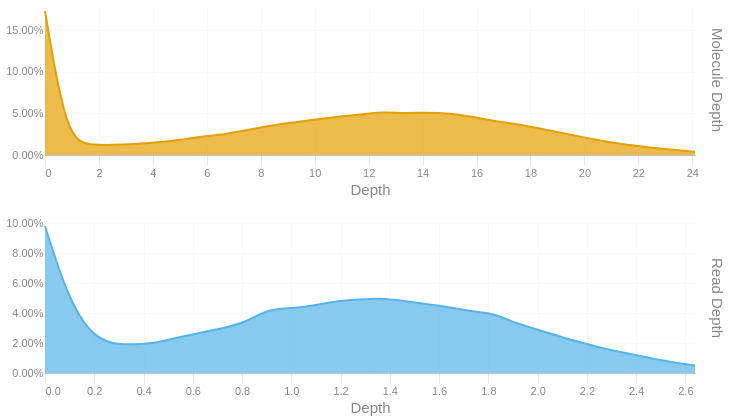

Notebook cell for this chart:
### Code cell
readdep = depth_hist(tb['Read Depth'], q99, 3)
readdep = readdep.with_columns(pl.lit('Read Depth').alias('Metric'))
if not SKIPLR:
    moldep = depth_hist(tb['Molecule Depth'], mol_q99, 1)
    moldep = moldep.with_columns(pl.lit('Molecule Depth').alias('Metric'))
    _hist = pl.concat([readdep, moldep])
    _hist = _hist.filter(pl.col('Proportion') != 0)
    with SafeRender(_hist):
        (
            alt.Chart(_hist)        
            .mark_area(interpolate = "basis")
            .encode(
                x=alt.X('Bin:Q').scale(domainMin=0).axis(alt.Axis(title='Depth')),
                y = alt.Y('Proportion:Q', title = None).axis(format = '.2%'),
                color = alt.Color('Metric:N').legend(None),
                row = alt.Row("Metric:N").header(title = None, labelOrient = 'right'),
                tooltip = [
                    alt.Tooltip("Metric:N", title = "Metric"),
                    alt.Tooltip('Interval:N', title = "Depth Interval"),
                    alt.Tooltip('Proportion:Q', title = "% Alignments").format('.2%')
                ]
            )
            .resolve_scale(x='independent', y='independent')
            .properties(
                height = 150, width = 650,
                usermeta={'embedOptions': {'downloadFileName': f'{samplename}.depth.hist'}}
            )
        ).display()
else:
    readdep = readdep.filter(pl.col('Proportion') != 0)
    with SafeRender(readdep):
        (
            alt.Chart(readdep)        
            .mark_area(interpolate = "basis")
            .encode(
                x=alt.X('Bin:Q').scale(domainMin=0).axis(alt.Axis(title='Depth')),
                y = alt.Y('Proportion:Q', title = None).axis(format = '.2%'),
                tooltip = [
                    alt.Tooltip('Interval:N', title = "Depth Interval"),
                    alt.Tooltip('Proportion:Q', title = "% Alignments").format('.2%')
                ]
            )
            .properties(
                usermeta={'embedOptions': {'downloadFileName': f'{samplename}.depth.hist'}}
            )
        ).display()

### Figure 1 — Vega-Lite specification as saved in the notebook (floating-point values rounded to 4 significant figures)
{"width": 650, "height": 150, "config": {"title": {"anchor": "start", "dy": -15, "fontSize": 18, "color": "#888888", "subtitleColor": "#888888", "subtitleFontSize": 14}, "arc": {"fill": "#0072B2"}, "axis": {"domainColor": "#888888", "domainWidth": 0.5, "gridWidth": 0.2, "grid": false, "titleFontWeight": 400, "titleFontSize": 15, "labelFontSize": 11, "labelColor": "#888888", "tickColor": "#888888", "tickWidth": 0.2, "titleColor": "#888888"}, "axisBand": {"grid": false}, "axisX": {"grid": true, "tickSize": 10, "domainCap": "round"}, "axisY": {"domain": false, "grid": true, "tickSize": 0, "domainCap": "round"}, "background": "transparent", "header": {"labelFontSize": 15, "labelColor": "#888888", "titleFontSize": 15, "titleFontWeight": 600, "titleColor": "#888888"}, "legend": {"labelFont": "sans-serif", "labelFontSize": 12, "labelColor": "#888888", "symbolSize": 100, "symbolType": "circle", "titleFontSize": 12, "titlePadding": 10, "titleColor": "#888888", "title": null}, "range": {"category": ["#E69F00", "#56B4E9", "#009E73", "#F0E442", "#0072B2", "#D55E00", "#CC79A7", "#000000"], "diverging": ["#cfe8f3", "#a2d4ec", "#73bfe2", "#46abdb", "#1696d2", "#12719e"]}, "area": {"fill": "#0072B2", "fillOpacity": 0.7, "line": true, "strokeOpacity": 0.7}, "line": {"color": "#0072B2", "stroke": "#0072B2", "strokeWidth": 2}, "trail": {"color": "#0072B2", "stroke": "#0072B2", "strokeWidth": 0, "size": 1}, "point": {"filled": true, "fillOpacity": 1.0, "size": 95}, "text": {"color": "#888888", "fontSize": 11, "align": "right", "fontWeight": 400, "size": 11}, "bar": {"fill": "#0072B2", "stroke": null}, "view": {"stroke": null, "continuousWidth": 660, "continuousHeight": 400}}, "data": {"name": "data-cd024bcc31313dd328022c585b3eac33"}, "mark": {"type": "area", "interpolate": "basis"}, "encoding": {"color": {"field": "Metric", "legend": null, "type": "nominal"}, "row": {"field": "Metric", "header": {"title": null, "labelOrient": "right"}, "type": "nominal"}, "tooltip": [{"field": "Metric", "title": "Metric", "type": "nominal"}, {"field": "Interval", "title": "Depth Interval", "type": "nominal"}, {"field": "Proportion", "format": ".2%", "title": "% Alignments", "type": "quantitative"}], "x": {"axis": {"title": "Depth"}, "field": "Bin", "scale": {"domainMin": 0}, "type": "quantitative"}, "y": {"axis": {"format": ".2%"}, "field": "Proportion", "title": null, "type": "quantitative"}}, "resolve": {"scale": {"x": "independent", "y": "independent"}}, "usermeta": {"embedOptions": {"downloadFileName": "TF26LRJL0079_50B_H_10484332_23Y22YLT4_L7.depth.hist"}}, "$schema": "https://vega.github.io/schema/vega-lite/v6.4.1.json", "datasets": {"data-cd024bcc31313dd328022c585b3eac33": [{"Bin": 0.0, "Interval": "0.0-0.091", "Proportion": 0.098, "Metric": "Read Depth"}, {"Bin": 0.091, "Interval": "0.091-0.182", "Proportion": 0.051, "Metric": "Read Depth"}, {"Bin": 0.182, "Interval": "0.182-0.273", "Proportion": 0.026, "Metric": "Read Depth"}, {"Bin": 0.273, "Interval": "0.273-0.364", "Proportion": 0.019, "Metric": "Read Depth"}, {"Bin": 0.364, "Interval": "0.364-0.455", "Proportion": 0.019, "Metric": "Read Depth"}, {"Bin": 0.455, "Interval": "0.455-0.546", "Proportion": 0.02, "Metric": "Read Depth"}, {"Bin": 0.546, "Interval": "0.546-0.637", "Proportion": 0.024, "Metric": "Read Depth"}, {"Bin": 0.637, "Interval": "0.637-0.728", "Proportion": 0.027, "Metric": "Read Depth"}, {"Bin": 0.728, "Interval": "0.728-0.819", "Proportion": 0.03, "Metric": "Read Depth"}, {"Bin": 0.819, "Interval": "0.819-0.91", "Proportion": 0.034, "Metric": "Read Depth"}, {"Bin": 0.91, "Interval": "0.91-1.001", "Proportion": 0.043, "Metric": "Read Depth"}, {"Bin": 1.001, "Interval": "1.001-1.092", "Proportion": 0.043, "Metric": "Read Depth"}, {"Bin": 1.092, "Interval": "1.092-1.183", "Proportion": 0.045, "Metric": "Read Depth"}, {"Bin": 1.183, "Interval": "1.183-1.274", "Proportion": 0.048, "Metric": "Read Depth"}, {"Bin": 1.274, "Interval": "1.274-1.365", "Proportion": 0.049, "Metric": "Read Depth"}, {"Bin": 1.365, "Interval": "1.365-1.456", "Proportion": 0.05, "Metric": "Read Depth"}, {"Bin": 1.456, "Interval": "1.456-1.547", "Proportion": 0.048, "Metric": "Read Depth"}, {"Bin": 1.547, "Interval": "1.547-1.638", "Proportion": 0.046, "Metric": "Read Depth"}, {"Bin": 1.638, "Interval": "1.638-1.729", "Proportion": 0.044, "Metric": "Read Depth"}, {"Bin": 1.729, "Interval": "1.729-1.82", "Proportion": 0.041, "Metric": "Read Depth"}, {"Bin": 1.82, "Interval": "1.82-1.911", "Proportion": 0.04, "Metric": "Read Depth"}, {"Bin": 1.911, "Interval": "1.911-2.002", "Proportion": 0.033, "Metric": "Read Depth"}, {"Bin": 2.002, "Interval": "2.002-2.093", "Proportion": 0.029, "Metric": "Read Depth"}, {"Bin": 2.093, "Interval": "2.093-2.184", "Proportion": 0.024, "Metric": "Read Depth"}, {"Bin": 2.184, "Interval": "2.184-2.275", "Proportion": 0.02, "Metric": "Read Depth"}, {"Bin": 2.275, "Interval": "2.275-2.366", "Proportion": 0.016, "Metric": "Read Depth"}, {"Bin": 2.366, "Interval": "2.366-2.457", "Proportion": 0.013, "Metric": "Read Depth"}, {"Bin": 2.457, "Interval": "2.457-2.548", "Proportion": 0.01, "Metric": "Read Depth"}, {"Bin": 2.548, "Interval": "2.548-2.639", "Proportion": 0.007, "Metric": "Read Depth"}, {"Bin": 2.639, "Interval": "2.639-2.73", "Proportion": 0.005, "Metric": "Read Depth"}, {"Bin": 0.0, "Interval": "0.0-0.8", "Proportion": 0.173, "Metric": "Molecule Depth"}, {"Bin": 0.8, "Interval": "0.8-1.7", "Proportion": 0.018, "Metric": "Molecule Depth"}, {"Bin": 1.7, "Interval": "1.7-2.5", "Proportion": 0.012, "Metric": "Molecule Depth"}, {"Bin": 2.5, "Interval": "2.5-3.3", "Proportion": 0.012, "Metric": "Molecule Depth"}, {"Bin": 3.3, "Interval": "3.3-4.2", "Proportion": 0.013, "Metric": "Molecule Depth"}, {"Bin": 4.2, "Interval": "4.2-5.0", "Proportion": 0.015, "Metric": "Molecule Depth"}, {"Bin": 5.0, "Interval": "5.0-5.8", "Proportion": 0.018, "Metric": "Molecule Depth"}, {"Bin": 5.8, "Interval": "5.8-6.7", "Proportion": 0.022, "Metric": "Molecule Depth"}, {"Bin": 6.7, "Interval": "6.7-7.5", "Proportion": 0.025, "Metric": "Molecule Depth"}, {"Bin": 7.5, "Interval": "7.5-8.3", "Proportion": 0.03, "Metric": "Molecule Depth"}, {"Bin": 8.3, "Interval": "8.3-9.1", "Proportion": 0.035, "Metric": "Molecule Depth"}, {"Bin": 9.1, "Interval": "9.1-10.0", "Proportion": 0.039, "Metric": "Molecule Depth"}, {"Bin": 10.0, "Interval": "10.0-10.8", "Proportion": 0.042, "Metric": "Molecule Depth"}, {"Bin": 10.8, "Interval": "10.8-11.6", "Proportion": 0.046, "Metric": "Molecule Depth"}, {"Bin": 11.6, "Interval": "11.6-12.5", "Proportion": 0.048, "Metric": "Molecule Depth"}, {"Bin": 12.5, "Interval": "12.5-13.3", "Proportion": 0.052, "Metric": "Molecule Depth"}, {"Bin": 13.3, "Interval": "13.3-14.1", "Proportion": 0.05, "Metric": "Molecule Depth"}, {"Bin": 14.1, "Interval": "14.1-15.0", "Proportion": 0.051, "Metric": "Molecule Depth"}, {"Bin": 15.0, "Interval": "15.0-15.8", "Proportion": 0.05, "Metric": "Molecule Depth"}, {"Bin": 15.8, "Interval": "15.8-16.6", "Proportion": 0.046, "Metric": "Molecule Depth"}, {"Bin": 16.6, "Interval": "16.6-17.5", "Proportion": 0.041, "Metric": "Molecule Depth"}, {"Bin": 17.5, "Interval": "17.5-18.3", "Proportion": 0.037, "Metric": "Molecule Depth"}, {"Bin": 18.3, "Interval": "18.3-19.1", "Proportion": 0.032, "Metric": "Molecule Depth"}, {"Bin": 19.1, "Interval": "19.1-20.0", "Proportion": 0.027, "Metric": "Molecule Depth"}, {"Bin": 20.0, "Interval": "20.0-20.8", "Proportion": 0.021, "Metric": "Molecule Depth"}, {"Bin": 20.8, "Interval": "20.8-21.6", "Proportion": 0.016, "Metric": "Molecule Depth"}, {"Bin": 21.6, "Interval": "21.6-22.4", "Proportion": 0.012, "Metric": "Molecule Depth"}, {"Bin": 22.4, "Interval": "22.4-23.3", "Proportion": 0.009, "Metric": "Molecule Depth"}, {"Bin": 23.3, "Interval": "23.3-24.1", "Proportion": 0.006, "Metric": "Molecule Depth"}, {"Bin": 24.1, "Interval": "24.1-24.94", "Proportion": 0.004, "Metric": "Molecule Depth"}]}}
